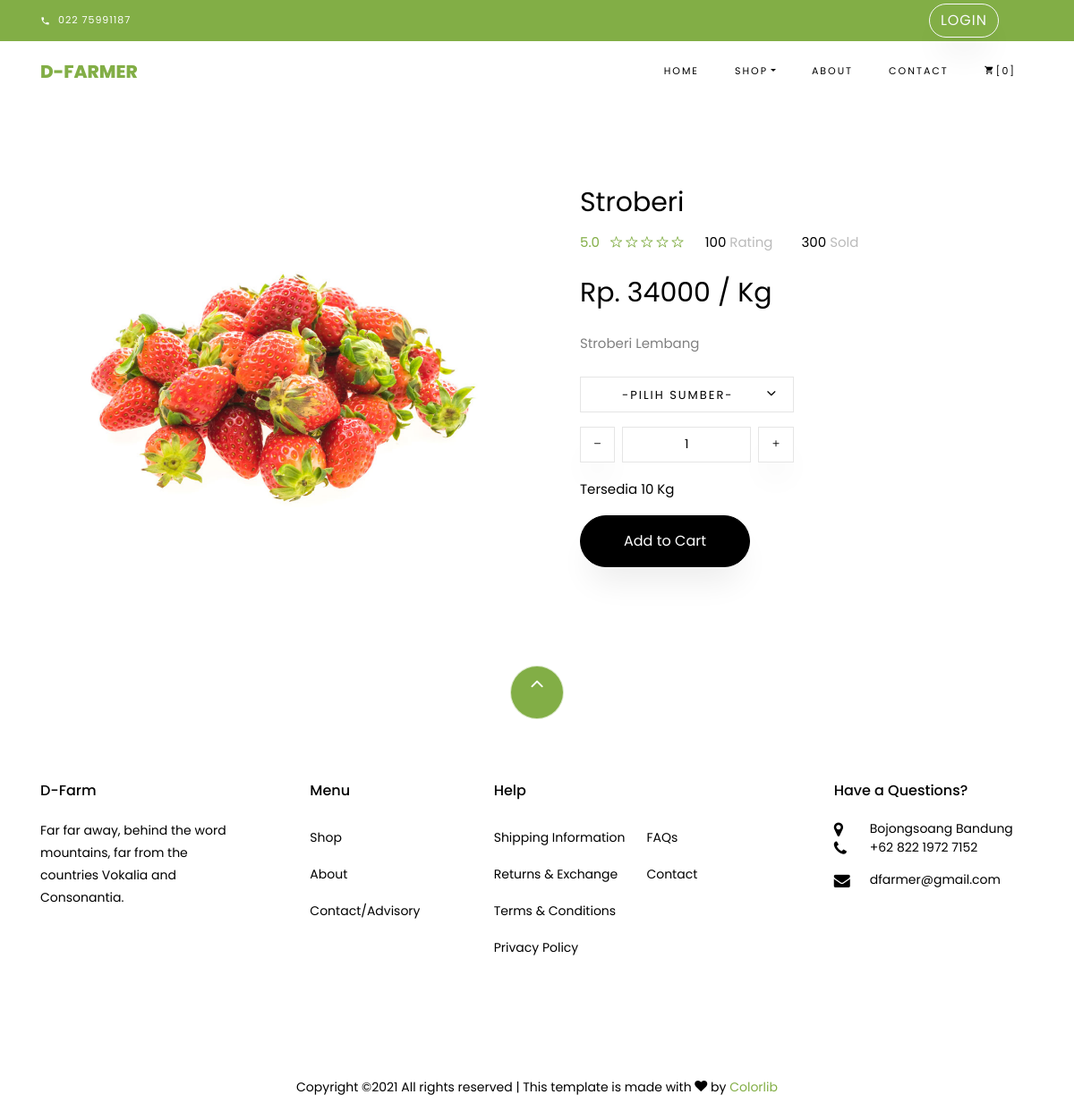
The app's page /index.php/shop/info/5 with its own data.
### tables this page shows
CREATE TABLE `barang` (
  `id_barang` int(11) NOT NULL,
  `nama_barang` varchar(255) NOT NULL,
  `keterangan_barang` varchar(255) NOT NULL,
  `harga_barang` varchar(255) NOT NULL,
  `tanggal` date NOT NULL,
  `jumlah` int(11) NOT NULL,
  `jenis` varchar(255) NOT NULL,
  `satuan` varchar(255) NOT NULL,
  `gambar` varchar(255) NOT NULL,
  `id_sumber` int(11) NOT NULL,
  `id_gudang` int(11) NOT NULL,
  `id_kategori` int(11) NOT NULL
);

### application/controllers/Shop.php (called while the page is built, shortened)
<?php
class Shop extends CI_Controller {
	function __construct(){
		$this->load->model('M_All');
	}
	public function info($id_barang)
	{
		$where = array('id_barang' => $id_barang);
		$data['barang'] = $this->M_All->view_where('barang', $where)->result();
		$data['sumber'] = $this->M_All->get('sumber')->result();
		$this->load->view('template/header');
		$this->load->view('shop/info', $data);
		$this->load->view('template/footer');
	}
}

### index.php (called while the page is built, shortened)
<?php
require_once BASEPATH.'core/CodeIgniter.php';

### application/models/M_All.php (called while the page is built, shortened)
<?php
class M_All extends CI_Model{
    public function view_where($table,$where)
	{
		return $this->db->get_where($table,$where);
    }
}

### application/views/shop/info.php (the view, shortened to what this page needs)
<?php foreach ($barang as $b) {
    ?>
<section class="ftco-section">
    	<div class="container">
    		<div class="row">
    			<div class="col-lg-6 mb-5 ftco-animate">
    				<a href="<?= base_url('assets_admin/img/gambar_barang/')?><?= $b->gambar; ?>" class="image-popup"><img src="<?= base_url('assets_admin/img/gambar_barang/')?><?= $b->gambar; ?>" class="img-fluid" alt="Colorlib Template"></a>
    			</div>
    			<div class="col-lg-6 product-details pl-md-5 ftco-animate">
    				<h3><?= $b->nama_barang ?></h3>
    				<div class="rating d-flex">
							<p class="text-left mr-4">
								<a href="#" class="mr-2">5.0</a>
								<a href="#"><span class="ion-ios-star-outline"></span></a>
								<a href="#"><span class="ion-ios-star-outline"></span></a>
								<a href="#"><span class="ion-ios-star-outline"></span></a>
								<a href="#"><span class="ion-ios-star-outline"></span></a>
								<a href="#"><span class="ion-ios-star-outline"></span></a>
							</p>
							<p class="text-left mr-4">
								<a href="#" class="mr-2" style="color: #000;">100 <span style="color: #bbb;">Rating</span></a>
							</p>
							<p class="text-left">
								<a href="#" class="mr-2" style="color: #000;">300 <span style="color: #bbb;">Sold</span></a>
							</p>
						</div>
    				<p class="price"><span>Rp. <?= $b->harga_barang ?> / <?= $b->satuan ?></span></p>
    				<p><?= $b->keterangan_barang  ?></p>
						<div class="row mt-4">
							<div class="col-md-6">
								<div class="form-group d-flex">
		              <div class="select-wrap">
	                  <div class="icon"><span class="ion-ios-arrow-down"></span></div>
	                  <select name="sumber" id="" class="form-control">
	                  	<option value="">-Pilih Sumber-</option>
	                  </select>
	                </div>
		            </div>
							</div>
							<div class="input-group col-md-6 d-flex mb-3">
	             	<span class="input-group-btn mr-2">
	                	<button type="button" class="quantity-left-minus btn"  data-type="minus" data-field="">
	                   <i class="ion-ios-remove"></i>
	                	</button>
	            		</span>
	             	<input type="text" id="quantity" name="quantity" class="form-control input-number" value="1" min="1" max="100">
	             	<span class="input-group-btn ml-2">
	                	<button type="button" class="quantity-right-plus btn" data-type="plus" data-field="">
	                     <i class="ion-ios-add"></i>
	                 </button>
	             	</span>
	          	</div>
	          	<div class="col-md-12">
	          		<p style="color: #000;">Tersedia <?= $b->jumlah;?> <?= $b->satuan;?></p>
	          	</div>
          	</div>
          	<p>
                <?php if ($b->jumlah == 0){ ?>
                    <a href="cart.html" class="btn btn-black py-3 px-5 disabled">Add to Cart</a>
                <?php }else {?>
                    <a href="<?= base_url()?>index.php/shop/addCart/<?= $b->id_barang?>" class="btn btn-black py-3 px-5">Add to Cart</a>
                <?php } ?>
            </p>
    			</div>
    		</div>
    	</div>
    </section>
<?php } ?>

### records on screen
barang: gambar (picture), nama_barang "Stroberi", harga_barang "34000", satuan "Kg", keterangan_barang "Stroberi Lembang", jumlah "10"

### other values on screen
$this->M_All->count('cart') "0"
